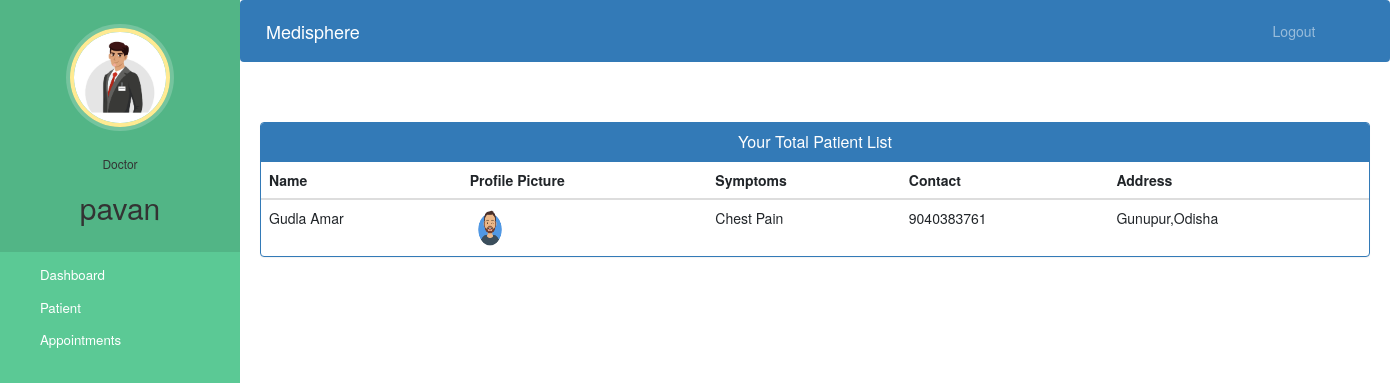
Screenshot of /doctor-view-patient (signed in) with the database file from the repository.
### hospital/models.py (models this page shows, shortened)
class Doctor(models.Model):
    user=models.OneToOneField(User,on_delete=models.CASCADE)
    profile_pic= models.ImageField(upload_to='profile_pic/DoctorProfilePic/',null=True,blank=True)
    address = models.CharField(max_length=40)
    mobile = models.CharField(max_length=20,null=True)
    department= models.CharField(max_length=50,choices=departments,default='Cardiologist')
    status=models.BooleanField(default=False)

class Patient(models.Model):
    user=models.OneToOneField(User,on_delete=models.CASCADE)
    profile_pic= models.ImageField(upload_to='profile_pic/PatientProfilePic/',null=True,blank=True)
    address = models.CharField(max_length=40)
    mobile = models.CharField(max_length=20,null=False)
    symptoms = models.CharField(max_length=100,null=False)
    assignedDoctorId = models.PositiveIntegerField(null=True)
    admitDate=models.DateField(auto_now=True)
    status=models.BooleanField(default=False)
    @property
    def get_name(self):
        return self.user.first_name+" "+self.user.last_name

### hospital/views.py (the view)
# urls.py: path('doctor-view-patient', views.doctor_view_patient_view,name='doctor-view-patient'),
@login_required(login_url='doctorlogin')
@user_passes_test(is_doctor)
def doctor_view_patient_view(request):
    patients=models.Patient.objects.all().filter(status=True,assignedDoctorId=request.user.id)
    doctor=models.Doctor.objects.get(user_id=request.user.id) #for profile picture of doctor in sidebar
    return render(request,'hospital/doctor_view_patient.html',{'patients':patients,'doctor':doctor})

### hospital/views.py (called while the page is built)
def is_doctor(user):
    return user.groups.filter(name='DOCTOR').exists()

### templates/hospital/doctor_view_patient.html (shortened to what this page needs)
{% extends 'hospital/doctor_base.html' %}
{% block content %}
{%load static%}
<head>
  <link href="//netdna.bootstrapcdn.com/bootstrap/3.0.0/css/bootstrap.min.css" rel="stylesheet" id="bootstrap-css">
</head>
<div class="container">
  <div class="panel panel-primary">
    <div class="panel-heading">
      <h6 class="panel-title">Your Total Patient List</h6>
    </div>
    <table class="table table-hover" id="dev-table">
      <thead>
        <tr>
          <th>Name</th>
          <th>Profile Picture</th>
          <th>Symptoms</th>
          <th>Contact</th>
          <th>Address</th>
        </tr>
      </thead>
      {% for p in patients %}
      <tr>
        <td> {{p.get_name}}</td>
        <td> <img src="{% static p.profile_pic.url %}" alt="Profile Pic" height="40px" width="40px" /></td>
        <td>{{p.symptoms}}</td>
        <td>{{p.mobile}}</td>
        <td>{{p.address}}</td>
      </tr>
      {% endfor %}
    </table>
  </div>
</div>
{% endblock content %}

### templates/hospital/doctor_base.html (shortened to what this page needs)
<!DOCTYPE html>
{% load static %}
<html lang="en">
<head>
  <link rel="stylesheet" href="https://stackpath.bootstrapcdn.com/bootstrap/4.3.1/css/bootstrap.min.css">
  <link rel="stylesheet" href="https://maxcdn.bootstrapcdn.com/font-awesome/4.7.0/css/font-awesome.min.css">
</head>
<body>
  <nav class="menu" tabindex="0">
    <header class="avatar">
      <img src="{% static doctor.profile_pic.url %}" alt="Profile Pic" />
      <br><br>
      <h6>Doctor</h6>
      <h2>{{request.user.first_name}}</h2>
    </header>
    <ul>
      <li tabindex="0" class="icon-dashboard"> <a style="color:white; text-decoration:none;" href="/doctor-dashboard"><span>Dashboard</span></a> </li>
      <li tabindex="0" class="icon-users"> <a style="color:white; text-decoration:none;" href="/doctor-patient"><span>Patient</span></a></li>
      <li tabindex="0" class="icon-calendar"> <a style="color:white; text-decoration:none;" href="/doctor-appointment"><span>Appointments</span></a></li>
    </ul>
  </nav>
  <main>
    <div class="bs-example">
      <nav class="navbar navbar-expand-md  navbar-dark fixed-top" style="background:#337AB7;">
        <a href="/doctor-dashboard" class="navbar-brand">Medisphere</a>
        <div class="collapse navbar-collapse justify-content-between" id="navbarCollapse">
          <div class="navbar-nav" style=" margin-left: 90%;">
            <a href="/logout" class="nav-item nav-link">Logout</a>
          </div>
        </div>
      </nav>
    </div>
    <br><br>
    {% block content %}
    {% endblock content %}
    <br><br><br><br><br><br><br>
  </main>
</body>
</html>

### templates/hospital/doctor_base.html (style rules this page uses)
a:link { text-decoration: none; }
a { color: white; }
body { padding-left: 240px; }
main { position: relative; height: 100vh; }
.menu { background: #5bc995; height: 100vh; width: 240px; position: fixed; top: 0px; left: 0; z-index: 5; outline: none; }
.menu .avatar { background: rgba(0, 0, 0, 0.1); padding: 2em 0.5em; text-align: center; }
.menu .avatar img { width: 100px; border-radius: 50%; overflow: hidden; border: 4px solid #ffea92; box-shadow: 0 0 0 4px rgba(255, 255, 255, 0.2); }
.menu .avatar h2 { font-weight: normal; margin-bottom: 0; }
.menu ul { list-style: none; padding: 0.5em 0; margin: 0; }
.menu ul li { padding: 0.5em 1em 0.5em 3em; font-size: 0.95em; font-weight: regular; background-repeat: no-repeat; background-position: left 15px center; background-size: auto 20px; transition: all 0.15s linear; cursor: pointer; }
.menu ul li.icon-dashboard { background-image: url("http://www.entypo.com/images//gauge.svg"); }
.menu ul li.icon-users { background-image: url("http://www.entypo.com/images//users.svg"); }
.menu ul li.icon-calendar { background-image: url("http://www.entypo.com/images//calendar.svg"); }

### templates/hospital/doctor_view_patient.html (style rules this page uses)
a:link { text-decoration: none; }
h6 { text-align: center; }

### rows the page displays
Doctor: profile_pic (picture)
Patient: get_name "Gudla Amar", profile_pic (picture), symptoms "Chest Pain", mobile "9040383761", address "Gunupur,Odisha"

### other values shown
{{ request.user.first_name }} "pavan"
